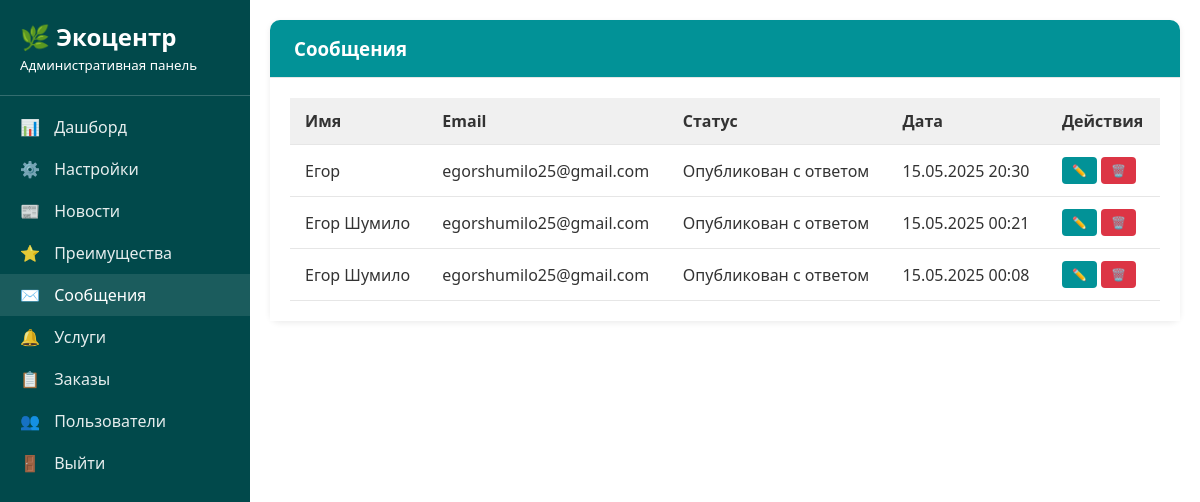
Screenshot of /myadmin/contactmessage/ (signed in) with the database file from the repository.
### core/models.py (models this page shows, shortened)
class ContactMessage(models.Model):
    STATUS_CHOICES = [
        ('new', 'Новый'),
        ('processed', 'Обработан'),
        ('published', 'Опубликован с ответом'),
    ]
    user = models.ForeignKey(User, on_delete=models.SET_NULL, null=True, blank=True)
    name = models.CharField(max_length=100, verbose_name="Имя")
    email = models.EmailField(verbose_name="Email")
    phone = models.CharField(max_length=20, verbose_name="Телефон", blank=True)
    message = models.TextField(verbose_name="Сообщение")
    answer = models.TextField(verbose_name="Ответ", blank=True)
    status = models.CharField(max_length=20, choices=STATUS_CHOICES, default='new')
    created_at = models.DateTimeField(auto_now_add=True, verbose_name="Дата создания")
    updated_at = models.DateTimeField(auto_now=True, verbose_name="Дата обновления")
    class Meta:
        verbose_name = "Сообщение"
        verbose_name_plural = "Сообщения"
        ordering = ['-created_at']

### custom_admin/views.py (the view)
# urls.py: path('contactmessage/', views.contact_message_list, name='admin_contactmessage_list'),
@staff_required
def contact_message_list(request):
    status_filter = request.GET.get('status', 'all')
    messages = ContactMessage.objects.all().order_by('-created_at')
    if status_filter != 'all':
        messages = messages.filter(status=status_filter)
    return render(request, 'admin/contactmessage/list.html', {
        'contactmessage': messages,
        'status_filter': status_filter,
        'status_choices': ContactMessage.STATUS_CHOICES
    })

### core/context_processors.py (called while the page is built)
def site_settings(request):
    settings = SiteSetting.objects.first()
    return {'settings': settings}

### custom_admin/views.py (called while the page is built)
def staff_required(view_func):
    return user_passes_test(lambda u: u.is_staff)(view_func)

### custom_admin/templates/admin/contactmessage/list.html (shortened to what this page needs)
{% extends "admin/base.html" %}
{% block content %}
<div class="card">
    <div class="card-header">
        <h3 style="margin: 0;">Сообщения</h3>
    </div>
    <div class="card-body">
        <table class="table">
            <thead>
                <tr>
                    <th>Имя</th>
                    <th>Email</th>
                    <th>Статус</th>
                    <th>Дата</th>
                    <th>Действия</th>
                </tr>
            </thead>
            <tbody>
                {% for message in contactmessage %}
                <tr>
                    <td>{{ message.name }}</td>
                    <td>{{ message.email }}</td>
                    <td>{{ message.get_status_display }}</td>
                    <td>{{ message.created_at|date:"d.m.Y H:i" }}</td>
                    <td>
                        <a href="{% url 'admin_contactmessage_edit' message.pk %}" class="btn btn-sm btn-primary">✏️</a>
                        <a href="{% url 'admin_contactmessage_delete' message.pk %}" class="btn btn-sm bg-danger" onclick="return confirm('Удалить сообщение?')">🗑️</a>
                    </td>
                </tr>
                {% empty %}
                <tr>
                    <td colspan="5">Нет сообщений.</td>
                </tr>
                {% endfor %}
            </tbody>
        </table>
        {% include "admin/partials/_pagination.html" %}
    </div>
</div>
{% endblock %}

### custom_admin/templates/admin/base.html (style rules this page uses)
:root { --primary-color: #029297; --secondary-color: #01494b; --bg-color: #ffffff; }
body { font-family: 'Segoe UI', Tahoma, Geneva, Verdana, sans-serif; margin: 0; padding: 0; background-color: var(--bg-color); color: #333; }
.card { background: white; border-radius: 10px; box-shadow: 0 2px 6px rgba(0,0,0,0.08); margin-bottom: 20px; }
.card-header { padding: 16px 24px; border-bottom: 1px solid #e6e6e6; background-color: var(--primary-color); color: white; border-top-left-radius: 10px; border-top-right-radius: 10px; }
.card-body { padding: 20px; background-color: #ffffff; }
.table { width: 100%; border-collapse: collapse; }
.table th, .table td { padding: 12px 15px; text-align: left; border-bottom: 1px solid #e6e6e6; }
.table th { background-color: #f0f0f0; }
.btn { display: inline-block; padding: 8px 16px; border-radius: 4px; text-decoration: none; cursor: pointer; border: none; font-size: 14px; }
.btn-primary { background-color: var(--primary-color); color: white; }
.btn-sm { padding: 5px 10px; font-size: 12px; }
.bg-danger { background-color: #dc3545; color: white; }

### rows the page displays
ContactMessage: name "Егор", email "egorshumilo25@gmail.com", status "Опубликован с ответом", created_at "15.05.2025 20:30"
ContactMessage: name "Егор Шумило", email "egorshumilo25@gmail.com", status "Опубликован с ответом", created_at "15.05.2025 00:21"
ContactMessage: name "Егор Шумило", email "egorshumilo25@gmail.com", status "Опубликован с ответом", created_at "15.05.2025 00:08"
